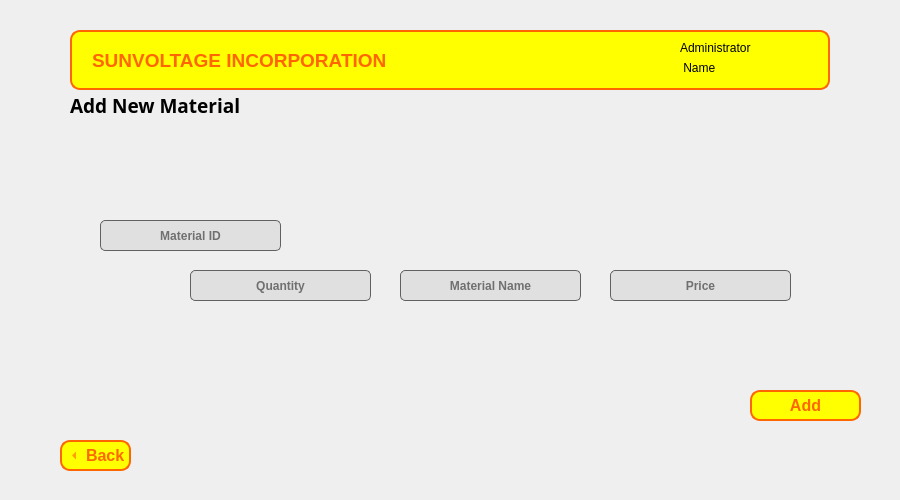
<?xml version="1.0" encoding="UTF-8"?>
<ui version="4.0">
 <class>Form</class>
 <widget class="QWidget" name="Form">
  <property name="geometry">
   <rect>
    <x>0</x>
    <y>0</y>
    <width>900</width>
    <height>500</height>
   </rect>
  </property>
  <property name="windowTitle">
   <string>Form</string>
  </property>
  <widget class="QLineEdit" name="material_quantity">
   <property name="geometry">
    <rect>
     <x>190</x>
     <y>270</y>
     <width>181</width>
     <height>31</height>
    </rect>
   </property>
   <property name="font">
    <font>
     <bold>true</bold>
    </font>
   </property>
   <property name="styleSheet">
    <string notr="true">QLineEdit {
	border: 1px solid #616161;
	background-color: #E0E0E0;
	border-radius: 5px;
}

QLineEdit::placeholder {
    color: #a9a9a9;
}

QLineEdit:focus {
    border: 2px solid #ff6600;
}</string>
   </property>
   <property name="text">
    <string/>
   </property>
   <property name="alignment">
    <set>Qt::AlignCenter</set>
   </property>
   <property name="placeholderText">
    <string>Quantity</string>
   </property>
  </widget>
  <widget class="QToolButton" name="backButton">
   <property name="geometry">
    <rect>
     <x>60</x>
     <y>440</y>
     <width>71</width>
     <height>31</height>
    </rect>
   </property>
   <property name="font">
    <font>
     <pointsize>12</pointsize>
     <bold>true</bold>
    </font>
   </property>
   <property name="styleSheet">
    <string notr="true">QToolButton {
				color: rgb(255, 102, 0);
                background-color: rgb(255, 255, 0);
                border-color: rgb(255, 102, 0);
                border: 2px solid #ff6600;
                border-radius: 10px;
            }
            QToolButton:hover, QToolButton:pressed {
                background-color: rgb(255, 183, 0);
            }</string>
   </property>
   <property name="text">
    <string>Back</string>
   </property>
   <property name="iconSize">
    <size>
     <width>20</width>
     <height>20</height>
    </size>
   </property>
   <property name="checkable">
    <bool>true</bool>
   </property>
   <property name="checked">
    <bool>false</bool>
   </property>
   <property name="toolButtonStyle">
    <enum>Qt::ToolButtonTextBesideIcon</enum>
   </property>
   <property name="arrowType">
    <enum>Qt::LeftArrow</enum>
   </property>
  </widget>
  <widget class="QLineEdit" name="material_name">
   <property name="geometry">
    <rect>
     <x>400</x>
     <y>270</y>
     <width>181</width>
     <height>31</height>
    </rect>
   </property>
   <property name="font">
    <font>
     <bold>true</bold>
    </font>
   </property>
   <property name="styleSheet">
    <string notr="true">QLineEdit {
	border: 1px solid #616161;
	background-color: #E0E0E0;
	border-radius: 5px;
}

QLineEdit::placeholder {
    color: #a9a9a9;
}

QLineEdit:focus {
    border: 2px solid #ff6600;
}</string>
   </property>
   <property name="text">
    <string/>
   </property>
   <property name="alignment">
    <set>Qt::AlignCenter</set>
   </property>
   <property name="placeholderText">
    <string>Material Name</string>
   </property>
  </widget>
  <widget class="QToolButton" name="button_add_new_material">
   <property name="geometry">
    <rect>
     <x>750</x>
     <y>390</y>
     <width>111</width>
     <height>31</height>
    </rect>
   </property>
   <property name="font">
    <font>
     <pointsize>12</pointsize>
     <bold>true</bold>
    </font>
   </property>
   <property name="styleSheet">
    <string notr="true">QToolButton {
				color: rgb(255, 102, 0);
                background-color: rgb(255, 255, 0);
                border-color: rgb(255, 102, 0);
                border: 2px solid #ff6600;
                border-radius: 10px;
            }
            QToolButton:hover, QToolButton:pressed {
                background-color: rgb(255, 183, 0);
            }</string>
   </property>
   <property name="text">
    <string>Add</string>
   </property>
   <property name="iconSize">
    <size>
     <width>20</width>
     <height>20</height>
    </size>
   </property>
   <property name="checkable">
    <bool>true</bool>
   </property>
   <property name="checked">
    <bool>false</bool>
   </property>
   <property name="toolButtonStyle">
    <enum>Qt::ToolButtonTextOnly</enum>
   </property>
   <property name="autoRaise">
    <bool>false</bool>
   </property>
   <property name="arrowType">
    <enum>Qt::NoArrow</enum>
   </property>
  </widget>
  <widget class="QLineEdit" name="material_id">
   <property name="geometry">
    <rect>
     <x>100</x>
     <y>220</y>
     <width>181</width>
     <height>31</height>
    </rect>
   </property>
   <property name="font">
    <font>
     <bold>true</bold>
    </font>
   </property>
   <property name="styleSheet">
    <string notr="true">QLineEdit {
	border: 1px solid #616161;
	background-color: #E0E0E0;
	border-radius: 5px;
}

QLineEdit::placeholder {
    color: #a9a9a9;
}

QLineEdit:focus {
    border: 2px solid #ff6600;
}</string>
   </property>
   <property name="text">
    <string/>
   </property>
   <property name="alignment">
    <set>Qt::AlignCenter</set>
   </property>
   <property name="placeholderText">
    <string>Material ID</string>
   </property>
  </widget>
  <widget class="QLabel" name="label_User">
   <property name="geometry">
    <rect>
     <x>680</x>
     <y>40</y>
     <width>111</width>
     <height>16</height>
    </rect>
   </property>
   <property name="text">
    <string>Administrator</string>
   </property>
  </widget>
  <widget class="QLabel" name="Header">
   <property name="geometry">
    <rect>
     <x>70</x>
     <y>30</y>
     <width>760</width>
     <height>60</height>
    </rect>
   </property>
   <property name="font">
    <font>
     <pointsize>14</pointsize>
     <bold>true</bold>
    </font>
   </property>
   <property name="styleSheet">
    <string notr="true">color: rgb(255, 102, 0);
background-color: rgb(255, 255, 0);
border-color: rgb(255, 102, 0);
border: 2px solid #ff6600; 
border-radius: 10px;
</string>
   </property>
   <property name="text">
    <string>SUNVOLTAGE INCORPORATION</string>
   </property>
   <property name="textFormat">
    <enum>Qt::AutoText</enum>
   </property>
   <property name="scaledContents">
    <bool>false</bool>
   </property>
   <property name="margin">
    <number>0</number>
   </property>
   <property name="indent">
    <number>20</number>
   </property>
  </widget>
  <widget class="QLabel" name="label_lists_or_profile">
   <property name="geometry">
    <rect>
     <x>70</x>
     <y>90</y>
     <width>291</width>
     <height>31</height>
    </rect>
   </property>
   <property name="font">
    <font>
     <family>Segoe UI Black</family>
     <pointsize>14</pointsize>
     <bold>true</bold>
    </font>
   </property>
   <property name="text">
    <string>Add New Material</string>
   </property>
  </widget>
  <widget class="QLineEdit" name="material_price">
   <property name="geometry">
    <rect>
     <x>610</x>
     <y>270</y>
     <width>181</width>
     <height>31</height>
    </rect>
   </property>
   <property name="font">
    <font>
     <bold>true</bold>
    </font>
   </property>
   <property name="styleSheet">
    <string notr="true">QLineEdit {
	border: 1px solid #616161;
	background-color: #E0E0E0;
	border-radius: 5px;
}

QLineEdit::placeholder {
    color: #a9a9a9;
}

QLineEdit:focus {
    border: 2px solid #ff6600;
}</string>
   </property>
   <property name="text">
    <string/>
   </property>
   <property name="alignment">
    <set>Qt::AlignCenter</set>
   </property>
   <property name="placeholderText">
    <string>Price</string>
   </property>
  </widget>
  <widget class="QLabel" name="Label_user_name">
   <property name="geometry">
    <rect>
     <x>680</x>
     <y>60</y>
     <width>81</width>
     <height>16</height>
    </rect>
   </property>
   <property name="text">
    <string> Name</string>
   </property>
  </widget>
  <zorder>Header</zorder>
  <zorder>material_quantity</zorder>
  <zorder>backButton</zorder>
  <zorder>material_name</zorder>
  <zorder>button_add_new_material</zorder>
  <zorder>material_id</zorder>
  <zorder>label_User</zorder>
  <zorder>label_lists_or_profile</zorder>
  <zorder>material_price</zorder>
  <zorder>Label_user_name</zorder>
 </widget>
 <tabstops>
  <tabstop>material_id</tabstop>
  <tabstop>material_quantity</tabstop>
  <tabstop>material_name</tabstop>
  <tabstop>material_price</tabstop>
  <tabstop>button_add_new_material</tabstop>
  <tabstop>backButton</tabstop>
 </tabstops>
 <resources/>
 <connections/>
</ui>
